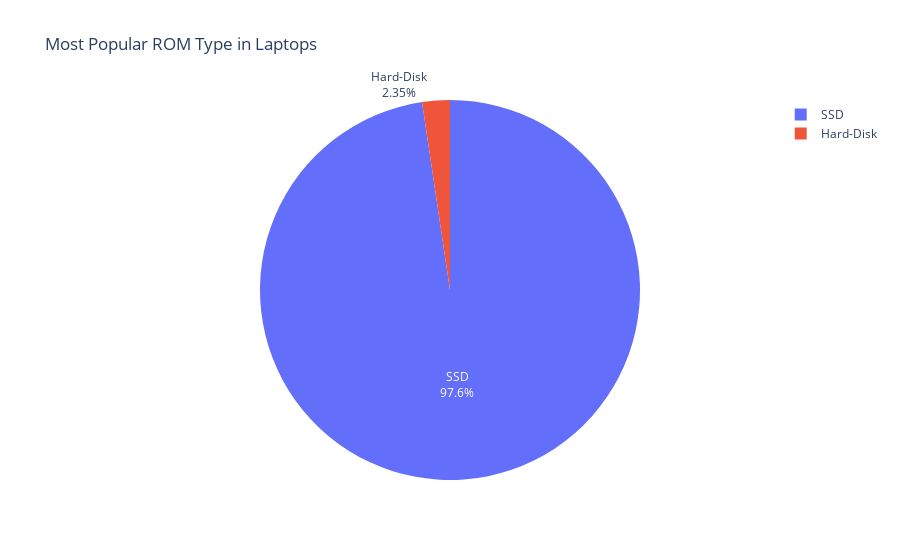

Source (notebook cell):
### Code cell
iplot(px.pie(values=rom_type,
             names=['SSD','Hard-Disk'],
             title='Most Popular ROM Type in Laptops'

).update_traces(textinfo='label+percent'))

### Figure 1 — Plotly figure (JSON) as saved in the notebook; plotly's stock layout.template omitted (floating-point values rounded to 4 significant figures)
{"data": [{"domain": {"x": [0, 1], "y": [0, 1]}, "hovertemplate": "label=%{label}<br>value=%{value}<extra></extra>", "labels": ["SSD", "Hard-Disk"], "legendgroup": "", "name": "", "showlegend": true, "textinfo": "label+percent", "type": "pie", "values": [872, 21]}], "layout": {"legend": {"tracegroupgap": 0}, "title": {"text": "Most Popular ROM Type in Laptops"}}}
